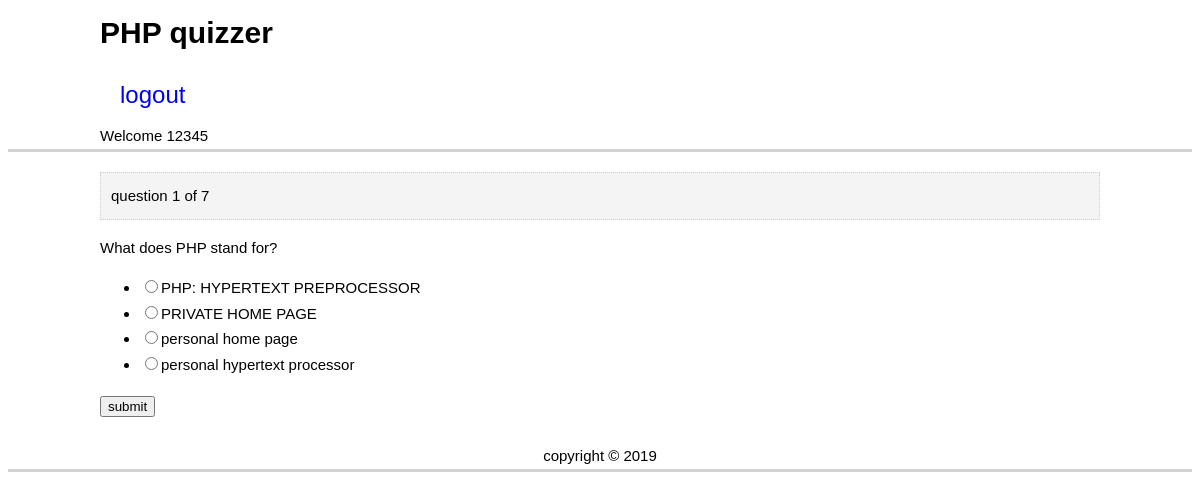
The app's page /question.php?n=1 (signed in) with its own data.
### tables this page shows
CREATE TABLE `questions` (
  `question_number` int(11) NOT NULL,
  `text` text NOT NULL
);

CREATE TABLE `choices` (
  `id` int(11) NOT NULL,
  `question_number` int(11) NOT NULL,
  `is_correct` tinyint(1) NOT NULL DEFAULT '0',
  `text` text NOT NULL
);

### question.php (the view, shortened to what this page needs)
<?php include 'database.php';?>
<?php
$number = (int) $_GET['n'];
$query = "SELECT * FROM questions
            WHERE question_number = $number";
$result =   $mysqli->query($query) or die($mysqli->error.__LINE__);
$question = $result->fetch_assoc();
$query = "SELECT * FROM choices
            WHERE question_number = $number";
$choices =   $mysqli->query($query) or die($mysqli->error.__LINE__);
?>
<?php
$query = "SELECT * from questions";
$results = $mysqli->query($query) or die($mysqli->error.__LINE__);
$total = $results->num_rows;
?>
<!doctype html>
<html>
    <head>
    <link rel = "stylesheet" href = "css/style.css" type = "text/css" />
    </head>
<body>
<header>
    <div class="container">
        <h1>PHP quizzer</h1>
        <a href = logout.php >logout</a>
    Welcome <?php echo $_SESSION['username']; ?>
    </div>
</header>
<main>
    <div class="container">
        <div class="current">
            question <?php echo $question['question_number'] ?> of <?php echo $total ?>
        </div>
        <p class="question">
            <?php echo $question['text'];  ?>
        </p>
        <form action = "process.php" method = "post">
            <ul class="choices">
                <?php while ($row = $choices->fetch_assoc()):  ?>
                <li> <input name = "choice" type= "radio" value="<?php echo $row['id']  ?>"><?php echo $row['text'] ?></li>
                <?php endwhile ?>
            </ul>
            <input type = "submit" value = "submit">
        </form>
    </div>
</main>
<footer>
    <div class="container">
        copyright &copy; 2019
    </div>
</footer>
</body>
</html>

### css/style.css (style rules this page uses)
body { font-family: Arial, Helvetica, sans-serif; font-size: 15px; line-height: 1.6rem; }
a { display: block; margin: auto; padding: 1rem 1.25rem; font-family: sans-serif; font-size: 1.5rem; text-decoration: none; color: rgb(3, 3, 17)55, 255, 255); position: relative; transition: all 0.3s cubic-bezier(0.2, 0, 0, 1); z-index: 1; }
a:after { content: ''; display: block; height: 2px; position: absolute; bottom: 0; right: 1.25rem; left: 1.25rem; background-color: #ffffff; transition: all 0.3s cubic-bezier(0.2, 0, 0, 1); -webkit-transform-origin: bottom center; transform-origin: bottom center; z-index: -1; }
.container { max-width: 1000px; margin-left: auto; margin-right: auto; padding-left: 10px; padding-right: 10px; }
header { border-bottom: 3px lightgrey solid; }
footer { border-bottom: 3px lightgrey solid; text-align: center; padding-top: 5px; }
main { padding-bottom: 20px; }
.current { padding: 10px; background: #f4f4f4; border: #ccc dotted 1px; margin: 20px 0 10px 0; }

### records on screen
questions: question_number "1", text "What does PHP stand for?"
choices: text "PHP: HYPERTEXT PREPROCESSOR"
choices: text "PRIVATE HOME PAGE"
choices: text "personal home page"
choices: text "personal hypertext processor"

### other values on screen
$_SESSION['username'] "12345"
$total "7"
